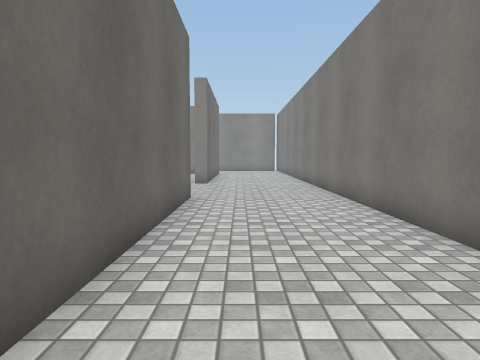
view 1 (above)

21 first-person views from a walk through a 3-D level made in the Unity game engine. The camera is 1.2 m above the floor, tilts 4° down and sees 70° across. The floor is counted in squares, 1 m on a side. Each view is taken from the middle of a square. On the plan, view 1 faces up. The plan holds only what a view shows up to about 14 squares ahead; the rest is blank. The player character is not drawn. Some animated figures are left out. Surface patterns are stand-ins for the level's own textures.

view 2
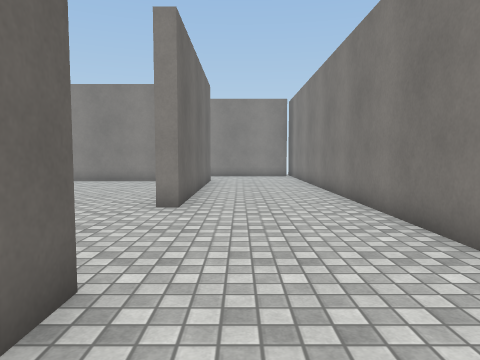

view 3
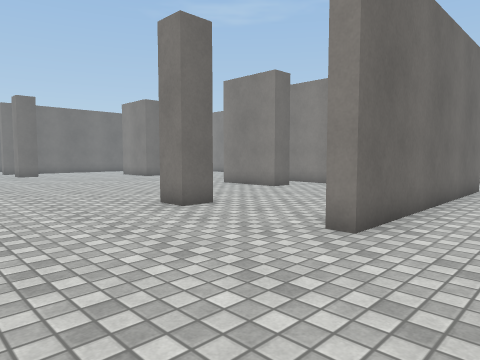

view 4
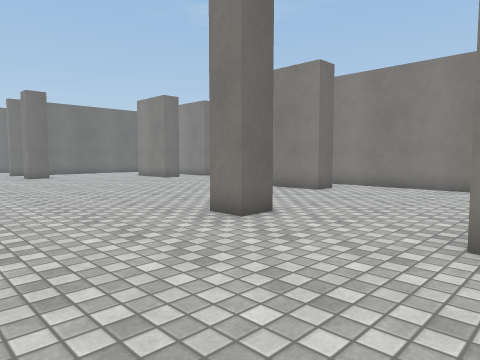

view 5
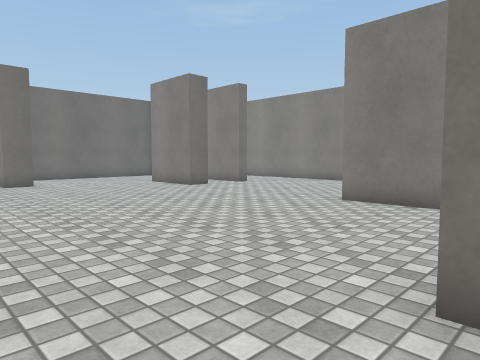

view 6
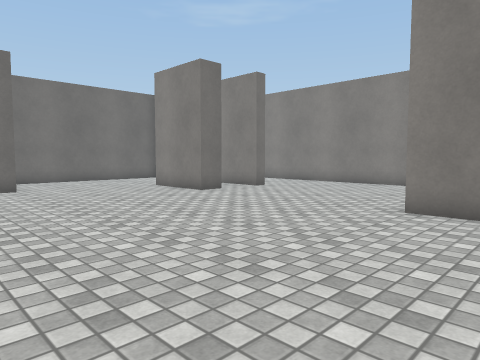

view 7
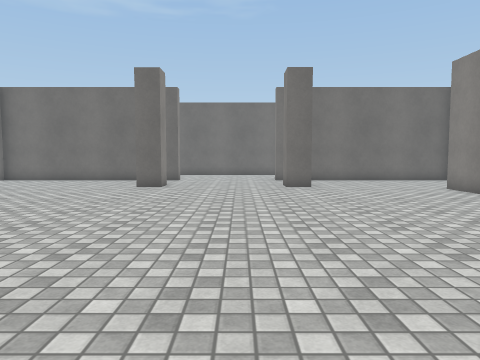

view 8
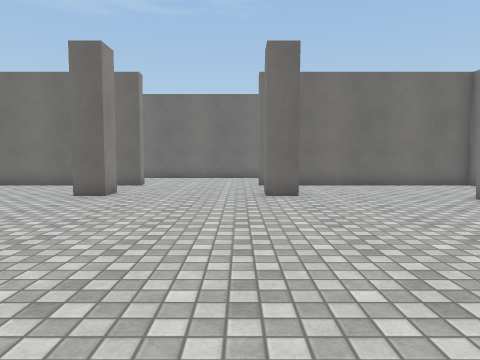

view 9
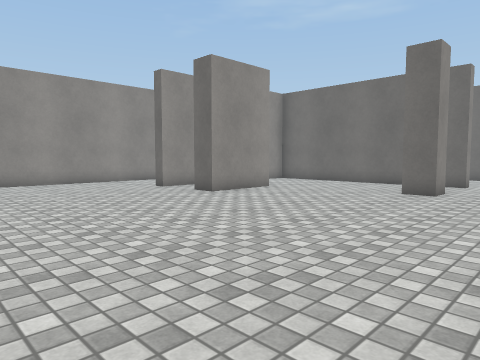

view 10
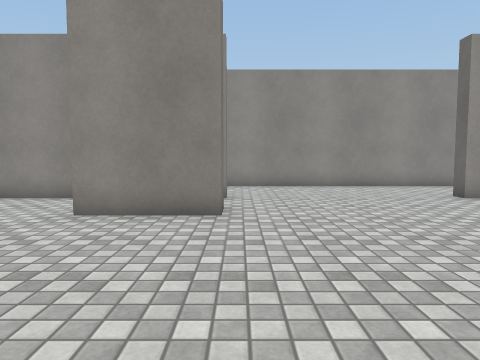

view 11
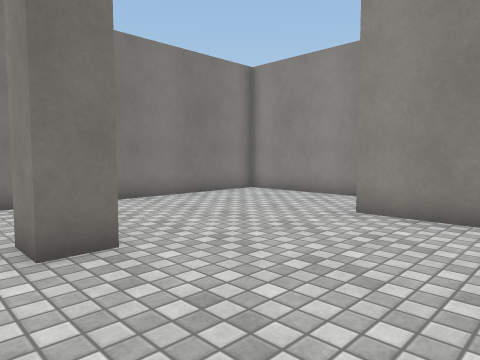

view 12
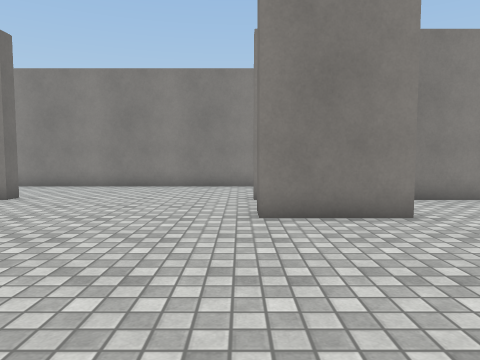

view 13
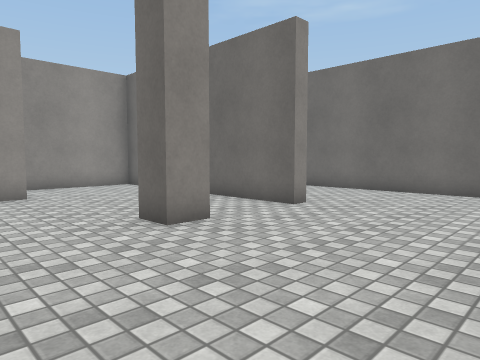

view 14
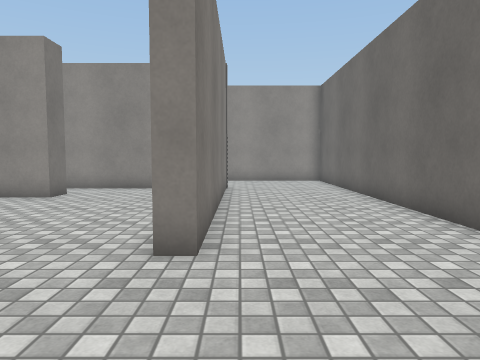

view 15
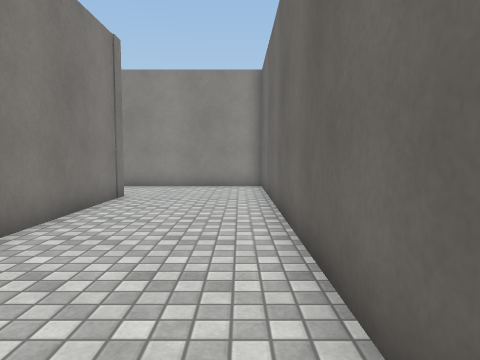

view 16
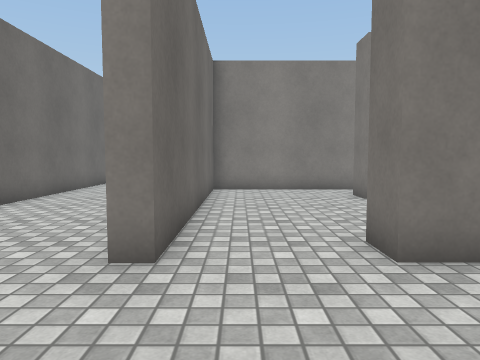

view 17
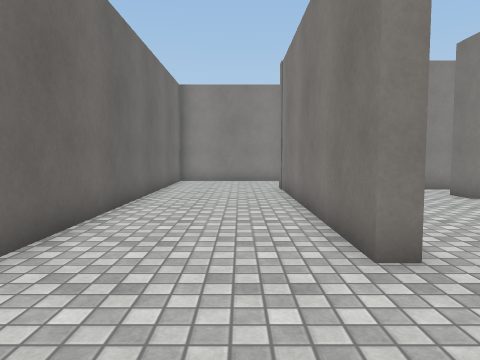

view 18
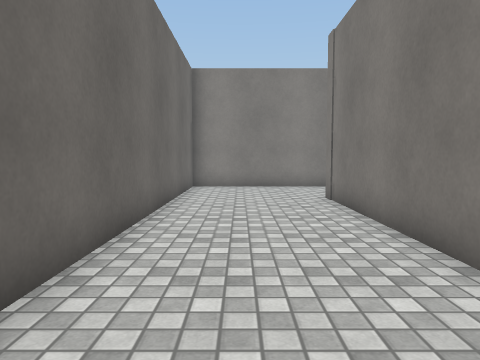

view 19
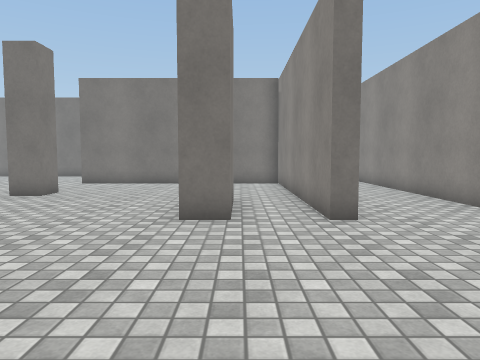

view 20
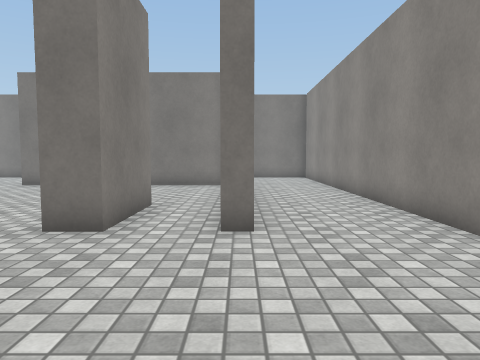

view 21
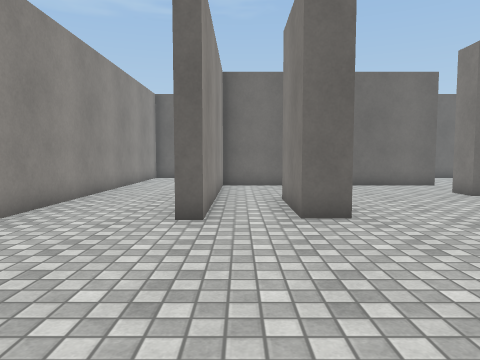

### Floor plan
Points are (right, up) in squares from view 1. A wall is a line through its corners. A room is listed if a view was taken in it or the views show most of it. See-through windows are left out.
Room 1 (views 1, 2, 3, 4, 5, 6, 7, 8, 9, 10, 11, 12, 13, 14, 15, 16, 17, 18, 19, 20, 21)
walls: (-5.8, 9) (-6.7, 9) (-6.7, 10) (-5.8, 10); (-5.8, 15.9) (-5.8, 14.8) (-6.8, 14.8); (-17.5, 4.1) (-17.5, 3.2) (-20.5, 3.2) (-20.5, 4.1) (-17.5, 4.1); (-21.3, 15.9) (-21.3, 14.8) (-22.2, 14.8) (-22.2, 15.9); (-22.3, 10) (-21.3, 10) (-21.3, 9) (-22.3, 9); (-7.6, 3.2) (-10.6, 3.2) (-10.6, 4.1) (-7.6, 4.1); (-17.5, 21.6) (-17.5, 20.6) (-20.5, 20.6) (-20.5, 21.6); (-7.6, 21.6) (-7.6, 20.6) (-10.6, 20.6) (-10.6, 21.6); (-2, 9.1) (-2, 10); (-10.6, 0.7) (-10.6, 1.3) (-2, 1.3) (-2, 6.7); (-1.4, 10) (-1.4, 2); (-17.5, 23.9) (-17.5, 23.2); (-19.4, 23.3) (-25, 23.3) (-25, 14.8) (-25.5, 14.8) (-25.5, 23.9); (-3.5, 23.3) (-7.6, 23.3); (-10.4, 27.4) (-19.8, 27.4); (-24.5, 1.3) (-17.5, 1.3) (-17.5, 0.7); (-1.4, 23.9) (-1.4, 15) (-2, 15); (-25.5, 0.7) (-25.5, 10) (-25, 10) (-25, 1.2); (-29.9, 13) (-29.9, -2.6) (-2, -2.6); (3, 4.3) (3, 21); (-24.5, 27.4) (-29.9, 27.4) (-29.9, 15)

Where each view was taken, in squares from view 1:
view 1: 0 up, 0 right, facing up
view 2: 7 up, 0 right, facing up
view 3: 10 up, 1 right, facing up-left
view 4: 10 up, 1 left, facing up-left
view 5: 12 up, 6 left, facing up-left
view 6: 13 up, 8 left, facing up-left
view 7: 13 up, 8 left, facing left
view 8: 14 up, 11 left, facing left
view 9: 13 up, 10 left, facing down-left
view 10: 11 up, 11 left, facing down
view 11: 11 up, 11 left, facing down-right
view 12: 14 up, 11 left, facing up
view 13: 15 up, 18 left, facing down-left
view 14: 14 up, 26 left, facing down
view 15: 11 up, 29 left, facing down
view 16: 11 up, 24 left, facing up
view 17: 11 up, 27 left, facing up
view 18: 14 up, 28 left, facing up
view 19: 3 up, 17 left, facing right
view 20: 1 up, 16 left, facing right
view 21: 2 up, 11 left, facing left
